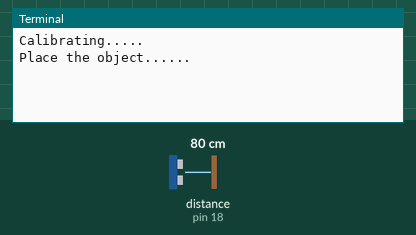
A program run on a simulated Raspberry Pi (header pin numbers). Parts: the last lines printed to the terminal. The inputs (shaded band) are chosen by the test bench; at power-on: distance to the obstacle (sensor on pin 18) 80 cm. The echo pulse lasts 58.3 µs per cm; the clock reads 2024-03-15 10:24:30 at power-on unless the program sets it.

Above: at 3.2 s.
3.3 s: distance to the obstacle (sensor on pin 18) set to 4 cm
At 4.4 s:
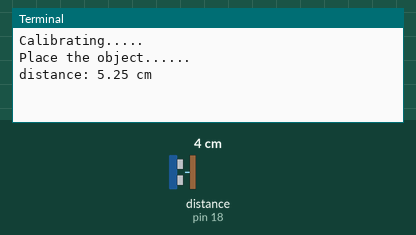
6.0 s: distance to the obstacle (sensor on pin 18) set to 35 cm
At 7.2 s:
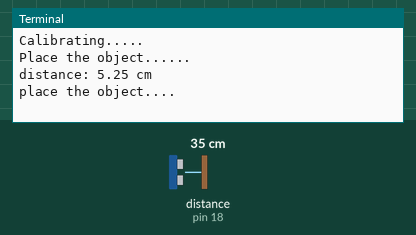

The program:

ultrashonic_Pieddie.py
```python
import RPi.GPIO as GPIO
import time


GPIO.setmode(GPIO.BOARD)

TRIG = 16
ECHO = 18
i=0

GPIO.setup(TRIG,GPIO.OUT)
GPIO.setup(ECHO,GPIO.IN)

GPIO.output(TRIG, False)
print ("Calibrating.....")
time.sleep(2)

print ("Place the object......")


try:
    while True:
       GPIO.output(TRIG, True)
       time.sleep(0.00001)
       GPIO.output(TRIG, False)

       while GPIO.input(ECHO)==0:
          pulse_start = time.time()

       while GPIO.input(ECHO)==1:
          pulse_end = time.time()

       pulse_duration = pulse_end - pulse_start

       distance = pulse_duration * 17150

       distance = round(distance+1.15, 2)

       if distance<=20 and distance>=5:
          print ("distance:",distance,"cm")
          i=1

       if distance>20 and i==1:
          print ("place the object....")
          i=0
       time.sleep(2)

except KeyboardInterrupt:
     GPIO.cleanup()
```

Measured:
- after the input at 3.3 s, the terminal: prints a new line after 0.71 s (image 1)
- after the input at 6.0 s, the terminal: prints a new line at once (image 2)
